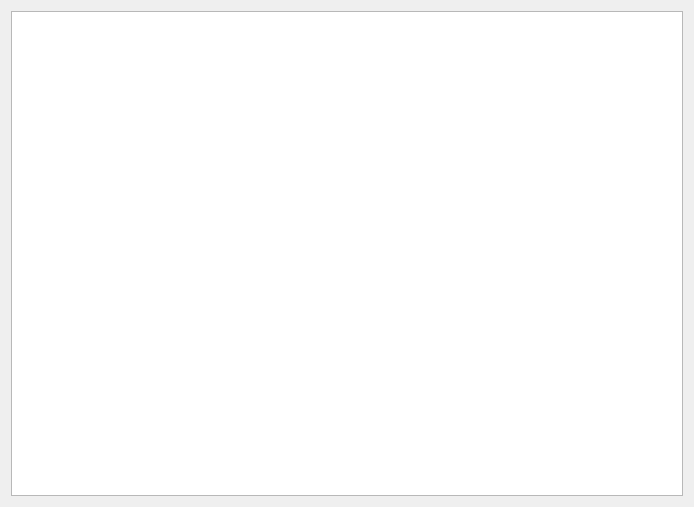
<?xml version="1.0" encoding="UTF-8"?>
<ui version="4.0">
 <class>cPartWindow</class>
 <widget class="QWidget" name="cPartWindow">
  <property name="geometry">
   <rect>
    <x>0</x>
    <y>0</y>
    <width>694</width>
    <height>507</height>
   </rect>
  </property>
  <property name="windowTitle">
   <string>Form</string>
  </property>
  <layout class="QGridLayout" name="gridLayout">
   <item row="0" column="0">
    <widget class="QTreeView" name="m_lpPartList">
     <property name="contextMenuPolicy">
      <enum>Qt::CustomContextMenu</enum>
     </property>
     <property name="editTriggers">
      <set>QAbstractItemView::NoEditTriggers</set>
     </property>
     <property name="alternatingRowColors">
      <bool>true</bool>
     </property>
     <property name="selectionMode">
      <enum>QAbstractItemView::ExtendedSelection</enum>
     </property>
    </widget>
   </item>
  </layout>
 </widget>
 <resources/>
 <connections/>
</ui>
